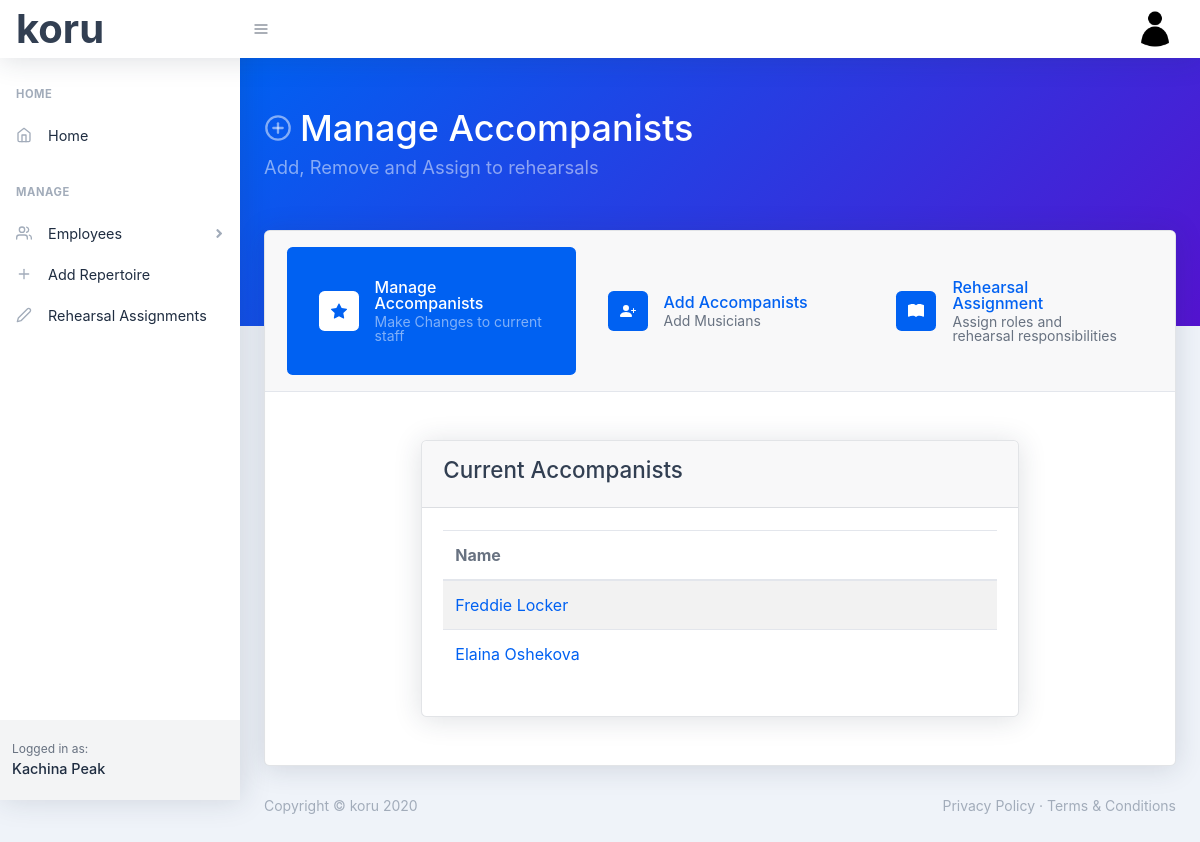
The page /manage-accompanists (signed in) on the database as committed earlier.
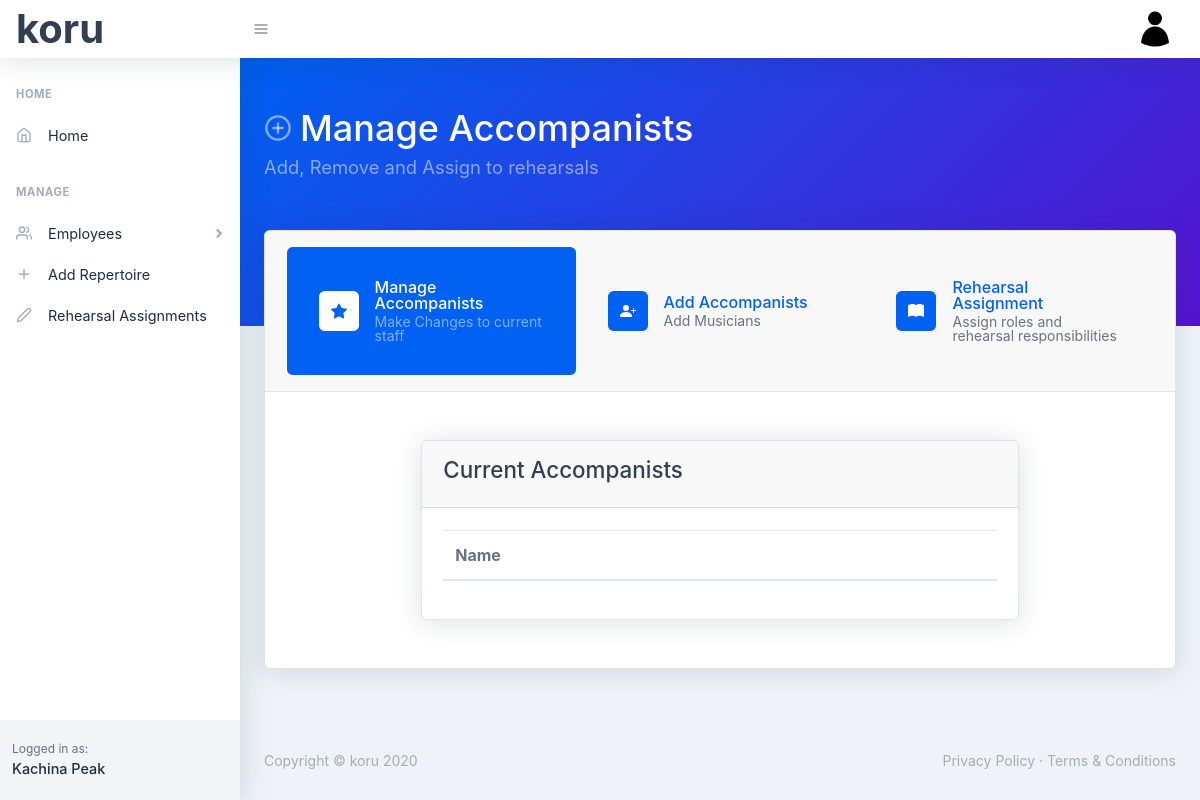
The same page on the database as committed later.
### koru/models.py (models this page shows, shortened)
class Accompanist(db.Model):
    id = db.Column(db.Integer, primary_key=True)
    first_name = db.Column(db.String(30), nullable=False)
    last_name = db.Column(db.String(30), nullable=False)
    gender = db.Column(db.String(20), nullable=False)
    user_id = db.Column(db.Integer, db.ForeignKey('user.id'), nullable=False)

### koru/accompanists/routes.py (the view)
@accompanists.route('/manage-accompanists', methods=['GET', 'POST'])
@login_required
def manage_accompanists():
    accompanists = Accompanist.query.filter_by(company=current_user).all()
    return render_template('/manage-accompanists.html', title='Accompanists', manageActive='active', accompanists=accompanists)

### koru/models.py (called while the page is built)
@login_manager.user_loader
def load_user(user_id):
    return User.query.get(int(user_id))

### koru/templates/manage-accompanists.html
{% extends "manageAccompanistLayout.html" %}
{% block accompanistbody %}
<div class=" py-5 " >
    <div class="row justify-content-center">
        <div class="col-xxl-10 col-xl-8 col-sm-12">
            <div class="card">
                <div class="card-header"><h2>Current Accompanists</h2></div>
                <div class="card-body">
                    <table class="table table-striped table-responsive-sm table-responsive-md">
                        <thead>
                            <tr>
                                <th scope="col">Name</th>
                            </tr>
                        </thead>
                        <tbody>
                            {% for person in accompanists %}
                                <tr>
                                    <td> <a href="{{ url_for('accompanists.accompanist', accompanist_id=person.id) }}"> {{person.first_name}} {{ person.last_name }}</a></td>
                                </tr>
                            {% endfor %}
                        </tbody>
                    </table>
                </div>
            </div>
        </div>
    </div>
</div>
{% endblock %}

Rows that differ between the two databases and show on the page:
removed Accompanist: first_name "Freddie", last_name "Locker"
removed Accompanist: first_name "Elaina", last_name "Oshekova"
